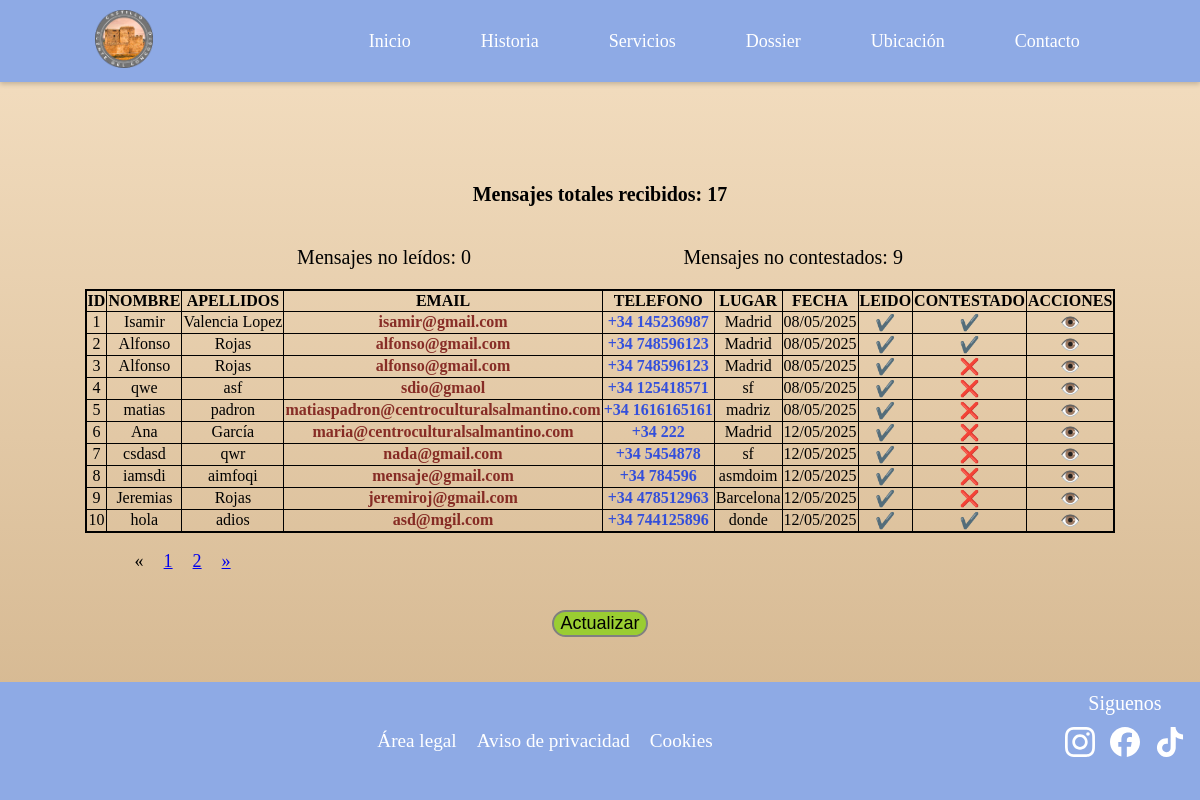
/chat/?page=1, run on the app's committed database.
### appcastillocongosto/models.py (models this page shows, shortened)
class Contacto(models.Model):
    id = models.AutoField(primary_key=True)
    nombre = models.CharField("Nombre", max_length=25)
    apellidos = models.CharField("Apellidos", max_length=100, null=True, blank=True)
    email = models.CharField("Email", max_length=100, null=True, blank=True)
    telefono = models.CharField("Telefono", max_length=9, null=True, blank=True)
    lugar = models.CharField("Lugar", max_length=100, null=True, blank=True)
    fecha = models.DateTimeField("Fecha y Hora", default=timezone.now)
    mensaje = models.TextField("Mensaje")
    leido = models.BooleanField("Leido", default=False)
    contestado = models.BooleanField("Contestado", default=False)
    class Meta:
        verbose_name = "Contacto"
        verbose_name_plural = "Contactos"
        ordering = ['nombre']

### appcastillocongosto/views.py (the view)
# urls.py: path('chat/', views.chat, name='chat'),
def chat(request):
    lista_contactos = Contacto.objects.all().order_by('leido')
    numcontactos = Contacto.objects.count()
    numleidos = Contacto.objects.filter(leido=False).count()
    numcontestados = Contacto.objects.filter(contestado=False).count()
    page = request.GET.get('page')
    paginator = Paginator(lista_contactos, 10)
    if page == None:
        print(" page recibe fuera de get o post NONE ="+ str(page))
        page = paginator.num_pages
        request.session["pagina"] = page
    else:
        print(" page recibe este del nonede geo o post="+ str(page))
        request.session["pagina"] = page
    if request.method == 'GET':
        pagina = request.session["pagina"]
        print(" page recibe en GET=" + str(pagina))
    if request.method == 'POST':
        pagina = request.session["pagina"]
        print(" page recibe en POST= " +str(pagina))
    if "pagina" in request.session:
        page = request.session["pagina"]
        print(" page recibe de sesion=" +str(page))
    try:
        lista_contactos = paginator.get_page(page)
    except PageNotAnInteger:
        lista_contactos = paginator.page(1)
    except EmptyPage:
        lista_contactos = paginator.page(paginator.num_pages)
    if request.method == 'POST':
        return redirect('chat')
    context = {'lista_contactos': lista_contactos, 'numleidos': numleidos, 'numcontestados': numcontestados, 'numcontactos': numcontactos}
    return render(request, 'chat.html', context=context)

### templates/chat.html (shortened to what this page needs)
{% extends "base2.html" %}
{% load static %}
{% block head %}
<link rel="stylesheet" href="{% static 'css/chat.css' %}">
{% endblock %}
{% block content %}
<br><br><br><br>
<div class="chat">
    <div class="num-mensajes">
        <div class="num-mensajes1">
            <p class="num-mensajes-text">Mensajes totales recibidos: {{ numcontactos }}</p>
        </div>
        <div class="num-mensajes2">
            <p class="num-mensajes-text">Mensajes no leídos: {{ numleidos }}</p>
            <p class="num-mensajes-text">Mensajes no contestados: {{ numcontestados }}</p>
        </div>
    </div>
    <div class="tabla-responsive">
        <div class="tabla">
            <table>
                <thead>
                    <th class="th-chat">ID</th>
                    <th class="th-chat">NOMBRE</th>
                    <th class="th-chat">APELLIDOS</th>
                    <th class="th-chat">EMAIL</th>
                    <th class="th-chat">TELEFONO</th>
                    <th class="th-chat">LUGAR</th>
                    <th class="th-chat">FECHA</th>
                    <th class="th-chat">LEIDO</th>
                    <th class="th-chat">CONTESTADO</th>
                    <th class="th-chat">ACCIONES</th>
                </thead>
                <tbody>
                    {% for i in lista_contactos %}
                        <tr>
                            <td> {{ i.id }}</td>
                            <td> {{ i.nombre }}</td>
                            <td> {{ i.apellidos }}</td>
                            <td><a href="https://mail.google.com/mail/?view=cm&to={{ i.email }}" target="_blank" class="email">{{ i.email }}</a></td>
                            <td> <a href="{% url 'ver_contacto' id=i.id %}" target="_blank" class="telefono">+34 {{ i.telefono }}</a></td>
                            <td> {{ i.lugar }}</td>
                            <td> {{ i.fecha|date:"d/m/Y" }}</td>
                            <td> {% if i.leido %}✔️{% else %}❌{% endif %}</td>
                            <td> {% if i.contestado %}✔️{% else %}❌{% endif %}</td>
                            <td> <a class="boton-accion" href="{% url 'ver_mensaje' id=i.id %}">👁️</a></td>
                        </tr>
                    {% endfor %}
                </tbody>
            </table>
        </div>
    </div>
    {% if lista_contactos.has_other_pages %}
        <font size="4">
            <ul class="pagination">
                {% if lista_habilidades.has_previous %}
                    <li><a href="?page={{ lista_contactos.previous_page_numbre }}">&laquo;</a></li>
                {% else %}
                    <li class="disabled"><span>&laquo;</span></li>
                {% endif %}
                {% for i in lista_contactos.paginator.page_range %}
                    {% if reservas.number == i %}
                        <li class="active"><span>{{ i }}<span class="sr-only">(current)</span></span></li>
                    {% else %}
                        <li><a href="?page={{ i }}">{{ i }}</a></li>
                    {% endif %}
                {% endfor %}
                {% if lista_contactos.has_next %}
                    <li><a href="?page={{ lista_contactos.next_page_number }}">&raquo;</a></li>
                {% else %}
                    <li class="disabled"><span>&raquo;</span></li>
                {% endif %}
            </ul>
        </font>
    {% endif %}
    <div class="btn-actualizar">
        <form method="post">
            <input type="submit" value="Actualizar" class="btn-actualizar-text">
        </form>
    </div>
</div>
{% endblock content %}

### static/css/chat.css (style rules this page uses)
body { background: linear-gradient(180deg, #F5E0C3 0%, #D2B48C 100%); height: 100vh; margin: 0; padding: 0; display: flex; justify-content: center; align-items: center; }
.tabla-responsive { width: 100%; height: 100%; overflow-x: auto; overflow-y: auto; }
.tabla table { border: 2px solid black; min-width: 860px; width: 100%; border-collapse: collapse; }
.boton-accion { text-decoration: none; }
.num-mensajes { display: flex; flex-direction: column; align-items: center; justify-content: space-evenly; }
.num-mensajes1 { font-weight: bolder; }
.num-mensajes2 { display: flex; justify-content: space-evenly; width: 100%; }
.num-mensajes-text { font-size: 20px; }
.email { text-decoration: none; color: rgba(112, 6, 6, 0.802); font-weight: bold; }
.telefono { text-decoration: none; color: rgba(8, 49, 233, 0.801); font-weight: bold; }
.btn-actualizar { padding-top: 2%; display: flex; justify-content: center; }
.btn-actualizar-text { background: yellowgreen; border-radius: 20px; border: 2px solid grey; font-size: 18px; cursor: pointer; }
table { margin: 0; border: 1px solid black; border-collapse: collapse; }
th, td { border: 0.5px solid black; padding: 1px; text-align: center; white-space: nowrap; }

### static/css/footer.css (style rules this page uses)
ul { list-style: none; display: flex; }
li { padding-inline: 10px; }

### templates/base2.html (style rules this page uses)
html { overflow-y: scroll; }

### data on the page
Contacto: id "1", nombre "Isamir", apellidos "Valencia Lopez", email "isamir@gmail.com", telefono "145236987", lugar "Madrid", fecha "08/05/2025"
Contacto: id "2", nombre "Alfonso", apellidos "Rojas", email "alfonso@gmail.com", telefono "748596123", lugar "Madrid", fecha "08/05/2025"
Contacto: id "3", nombre "Alfonso", apellidos "Rojas", email "alfonso@gmail.com", telefono "748596123", lugar "Madrid", fecha "08/05/2025"
Contacto: id "4", nombre "qwe", apellidos "asf", email "sdio@gmaol", telefono "125418571", lugar "sf", fecha "08/05/2025"
Contacto: id "5", nombre "matias", apellidos "padron", email "matiaspadron@centroculturalsalmantino.com", telefono "1616165161", lugar "madriz", fecha "08/05/2025"
Contacto: id "6", nombre "Ana", apellidos "García", email "maria@centroculturalsalmantino.com", telefono "222", lugar "Madrid", fecha "12/05/2025"
Contacto: id "7", nombre "csdasd", apellidos "qwr", email "nada@gmail.com", telefono "5454878", lugar "sf", fecha "12/05/2025"
Contacto: id "8", nombre "iamsdi", apellidos "aimfoqi", email "mensaje@gmail.com", telefono "784596", lugar "asmdoim", fecha "12/05/2025"
Contacto: id "9", nombre "Jeremias", apellidos "Rojas", email "jeremiroj@gmail.com", telefono "478512963", lugar "Barcelona", fecha "12/05/2025"
Contacto: id "10", nombre "hola", apellidos "adios", email "asd@mgil.com", telefono "744125896", lugar "donde", fecha "12/05/2025"

### other printed values
{{ numcontactos }} "17"
{{ numleidos }} "0"
{{ numcontestados }} "9"
{{ i }} "1" "2"
